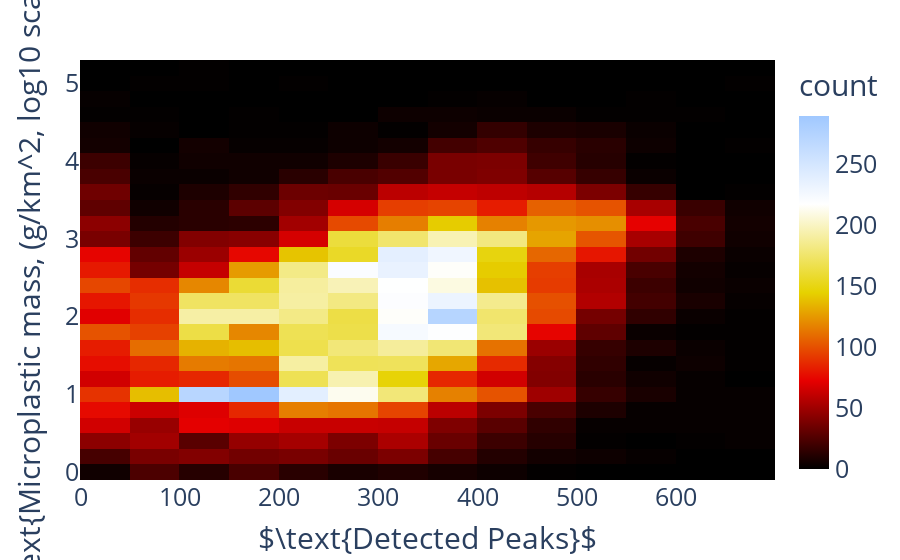

Notebook code for this chart:
### Code cell
fig = px.density_heatmap(df, y="micro_mass", x="peaks" , color_continuous_scale=px.colors.sequential.Blackbody)
fig.update_layout(
    xaxis_title= r"$\text{Detected Peaks}$",
    yaxis_title= r"$\text{Microplastic mass, (g/km^2, log10 scale)}$",
    legend_title="Legend Title",
    font=dict(size=25,),
)
fig.show()

### Figure 1 — Plotly figure (JSON) as saved in the notebook; plotly's stock layout.template omitted (floating-point values rounded to 4 significant figures; data arrays with more than 128 entries replaced by an {"elided": "..."} marker saying what was removed)
{"data": [{"coloraxis": "coloraxis", "hovertemplate": "peaks=%{x}<br>micro_mass=%{y}<br>count=%{z}<extra></extra>", "name": "", "type": "histogram2d", "x": {"elided": "20780 int values"}, "xaxis": "x", "xbingroup": "x", "y": {"elided": "20780 float values"}, "yaxis": "y", "ybingroup": "y"}], "layout": {"coloraxis": {"colorbar": {"title": {"text": "count"}}, "colorscale": [[0, "rgb(0,0,0)"], [0.25, "rgb(230,0,0)"], [0.5, "rgb(230,210,0)"], [0.75, "rgb(255,255,255)"], [1, "rgb(160,200,255)"]]}, "font": {"size": 25}, "legend": {"title": {"text": "Legend Title"}, "tracegroupgap": 0}, "margin": {"t": 60}, "xaxis": {"anchor": "y", "domain": [0, 1], "title": {"text": "$\\text{Detected Peaks}$"}}, "yaxis": {"anchor": "x", "domain": [0, 1], "title": {"text": "$\\text{Microplastic mass, (g/km^2, log10 scale)}$"}}}}
